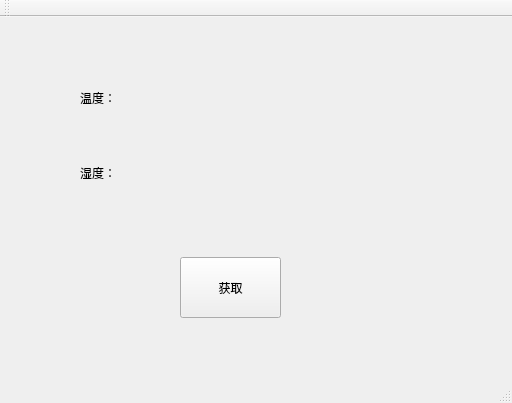
<?xml version="1.0" encoding="UTF-8"?>
<ui version="4.0">
 <class>Dht11</class>
 <widget class="QMainWindow" name="Dht11">
  <property name="geometry">
   <rect>
    <x>0</x>
    <y>0</y>
    <width>512</width>
    <height>403</height>
   </rect>
  </property>
  <property name="windowTitle">
   <string>228获取温湿度</string>
  </property>
  <widget class="QWidget" name="centralWidget">
   <widget class="QLabel" name="hlabel">
    <property name="geometry">
     <rect>
      <x>80</x>
      <y>60</y>
      <width>61</width>
      <height>41</height>
     </rect>
    </property>
    <property name="text">
     <string>温度：</string>
    </property>
   </widget>
   <widget class="QLabel" name="label">
    <property name="geometry">
     <rect>
      <x>80</x>
      <y>140</y>
      <width>61</width>
      <height>31</height>
     </rect>
    </property>
    <property name="text">
     <string>湿度：</string>
    </property>
   </widget>
   <widget class="QLabel" name="humidityLabel">
    <property name="geometry">
     <rect>
      <x>190</x>
      <y>60</y>
      <width>71</width>
      <height>41</height>
     </rect>
    </property>
    <property name="text">
     <string/>
    </property>
   </widget>
   <widget class="QLabel" name="temperatureLabel">
    <property name="geometry">
     <rect>
      <x>190</x>
      <y>130</y>
      <width>71</width>
      <height>41</height>
     </rect>
    </property>
    <property name="text">
     <string/>
    </property>
   </widget>
   <widget class="QPushButton" name="pushButton">
    <property name="geometry">
     <rect>
      <x>180</x>
      <y>240</y>
      <width>101</width>
      <height>61</height>
     </rect>
    </property>
    <property name="text">
     <string>获取</string>
    </property>
   </widget>
  </widget>
  <widget class="QMenuBar" name="menuBar">
   <property name="geometry">
    <rect>
     <x>0</x>
     <y>0</y>
     <width>512</width>
     <height>20</height>
    </rect>
   </property>
  </widget>
  <widget class="QToolBar" name="mainToolBar">
   <attribute name="toolBarArea">
    <enum>TopToolBarArea</enum>
   </attribute>
   <attribute name="toolBarBreak">
    <bool>false</bool>
   </attribute>
  </widget>
  <widget class="QStatusBar" name="statusBar"/>
 </widget>
 <layoutdefault spacing="6" margin="11"/>
 <resources/>
 <connections/>
</ui>
